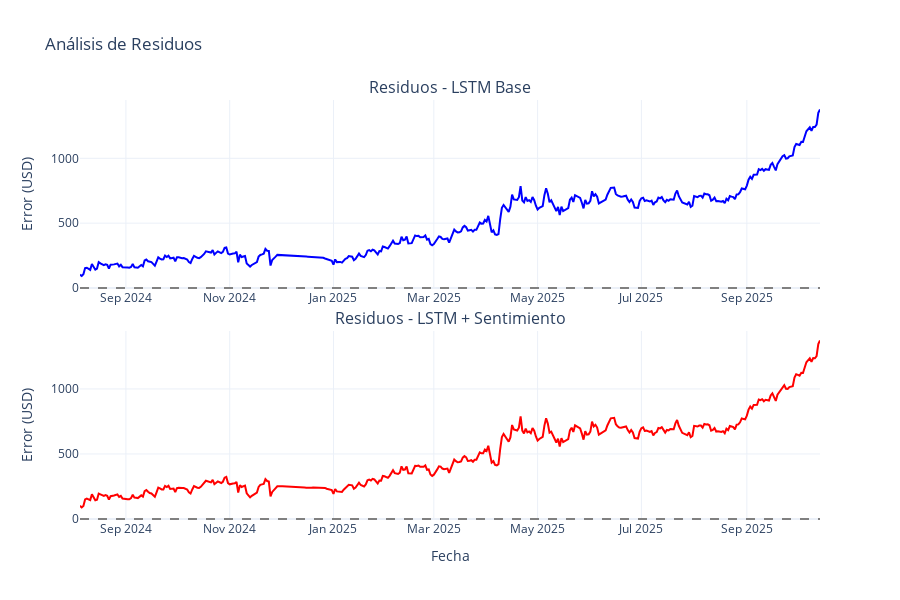

The cell this chart's notebook holds for it:
### Code cell
# Gráfico de errores (residuos)
errors_base = y_test_real.flatten() - y_pred_base.flatten()
errors_sent = y_test_real.flatten() - y_pred_sent.flatten()

fig = make_subplots(
    rows=2, cols=1,
    subplot_titles=('Residuos - LSTM Base', 'Residuos - LSTM + Sentimiento'),
    vertical_spacing=0.1
)

# Modelo Base
fig.add_trace(
    go.Scatter(x=test_dates, y=errors_base, mode='lines', name='Residuos Base', line=dict(color='blue')),
    row=1, col=1
)
fig.add_hline(y=0, line_dash="dash", line_color="gray", row=1, col=1)

# Modelo con Sentimiento
fig.add_trace(
    go.Scatter(x=test_dates, y=errors_sent, mode='lines', name='Residuos Sent', line=dict(color='red')),
    row=2, col=1
)
fig.add_hline(y=0, line_dash="dash", line_color="gray", row=2, col=1)

fig.update_xaxes(title_text="Fecha", row=2, col=1)
fig.update_yaxes(title_text="Error (USD)", row=1, col=1)
fig.update_yaxes(title_text="Error (USD)", row=2, col=1)

fig.update_layout(
    title_text="Análisis de Residuos",
    template='plotly_white',
    height=600,
    showlegend=False
)

fig.show()

print(f"\n📊 Estadísticas de errores:")
print(f"\nModelo Base:")
print(f"   Media: {errors_base.mean():.2f} USD")
print(f"   Std: {errors_base.std():.2f} USD")
print(f"   Min: {errors_base.min():.2f} USD")
print(f"   Max: {errors_base.max():.2f} USD")

print(f"\nModelo con Sentimiento:")
print(f"   Media: {errors_sent.mean():.2f} USD")
print(f"   Std: {errors_sent.std():.2f} USD")
print(f"   Min: {errors_sent.min():.2f} USD")
print(f"   Max: {errors_sent.max():.2f} USD")

### Figure 1 — Plotly figure (JSON) as saved in the notebook; plotly's stock layout.template omitted (floating-point values rounded to 4 significant figures; data arrays with more than 128 entries replaced by an {"elided": "..."} marker saying what was removed)
{"data": [{"line": {"color": "blue"}, "mode": "lines", "name": "Residuos Base", "type": "scatter", "x": {"elided": "389 str values"}, "xaxis": "x", "y": {"elided": "389 float values"}, "yaxis": "y"}, {"line": {"color": "red"}, "mode": "lines", "name": "Residuos Sent", "type": "scatter", "x": {"elided": "389 str values"}, "xaxis": "x2", "y": {"elided": "389 float values"}, "yaxis": "y2"}], "layout": {"annotations": [{"font": {"size": 16}, "showarrow": false, "text": "Residuos - LSTM Base", "x": 0.5, "xanchor": "center", "xref": "paper", "y": 1, "yanchor": "bottom", "yref": "paper"}, {"font": {"size": 16}, "showarrow": false, "text": "Residuos - LSTM + Sentimiento", "x": 0.5, "xanchor": "center", "xref": "paper", "y": 0.45, "yanchor": "bottom", "yref": "paper"}], "height": 600, "shapes": [{"line": {"color": "gray", "dash": "dash"}, "type": "line", "x0": 0, "x1": 1, "xref": "x domain", "y0": 0, "y1": 0, "yref": "y"}, {"line": {"color": "gray", "dash": "dash"}, "type": "line", "x0": 0, "x1": 1, "xref": "x2 domain", "y0": 0, "y1": 0, "yref": "y2"}], "showlegend": false, "title": {"text": "Análisis de Residuos"}, "xaxis": {"anchor": "y", "domain": [0, 1]}, "xaxis2": {"anchor": "y2", "domain": [0, 1], "title": {"text": "Fecha"}}, "yaxis": {"anchor": "x", "domain": [0.55, 1], "title": {"text": "Error (USD)"}}, "yaxis2": {"anchor": "x2", "domain": [0, 0.45], "title": {"text": "Error (USD)"}}}}
